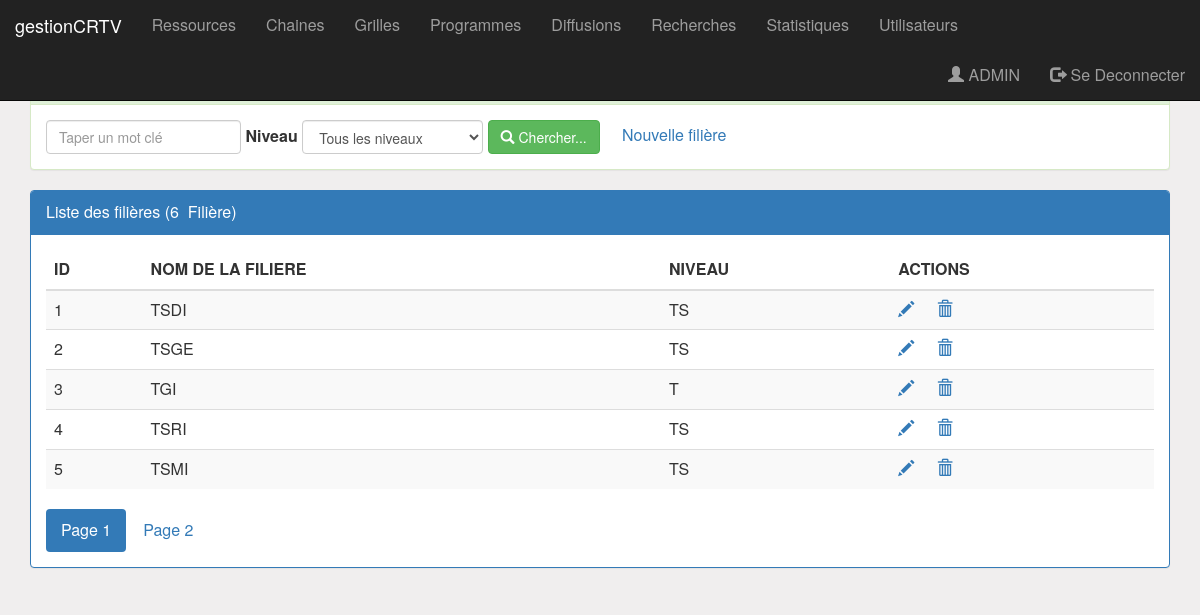
The app's page /pages/filieres.php (signed in) with its own data.
### tables this page shows
CREATE TABLE FILIERE (                    
	ID int(4) AUTO_INCREMENT PRIMARY KEY, 
	NOM_FILIERE VARCHAR(100) NOT NULL,    
	NIVEAU VARCHAR(100) NOT NULL);

### pages/filieres.php (the view, shortened to what this page needs)
<?php
	require_once('connexion.php');
	if(isset($_GET['motCle']))
		$mc=$_GET['motCle'];
	else
		$mc="";
	if(isset($_GET['NIVEAU']))
		$niveau=$_GET['NIVEAU'];
	else
		$niveau="all";
	if(isset($_GET['size']))
		$size=$_GET['size'];
	else
		$size=5;
	if(isset($_GET['page']))
		$page=$_GET['page'];
	else
		$page=1;
	$offset=($page-1)*$size;
	if($niveau=="all"){
		$resultat1 = $con->query("SELECT * FROM FILIERE
									WHERE  NOM_FILIERE like '%$mc%'
									ORDER BY ID
									LIMIT $size
									OFFSET $offset");
		$resultat2 = $con->query("select count(*) as nbrFiliere
									from FILIERE
									where NOM_FILIERE like '%$mc%'");
	}
	$nbr=$resultat2->fetch();
	$nbrF=$nbr['nbrFiliere'];
	$reste=$nbrF % $size;
	if($reste==0)
		$nbrPage=$nbrF/$size;
	else
		$nbrPage=floor($nbrF/$size)+1;
?>
<!DOCTYPE HTML>
<html>
	<head>
		<link rel="stylesheet" type="text/css" href="../css/bootstrap.css">
		<link rel="stylesheet" type="text/css" href="../css/monstyle.css">
	</head>
	<body>
		<?php include('entete.php');?>
		<div class="container">
			<div class="panel panel-success espace60">
				<div class="panel-heading">Rechercher des filières</div>
				<div class="panel-body">
					<form method="get" action="filieres.php" class="form-inline">
						<div class="form-group">
							<input type="text" name="motCle"
									placeholder="Taper un mot clé"
									id="motCle" class="form-control"
									value="<?php echo $mc; ?>"/>
							<label for="NIVEAU" class="control-label">Niveau</label>
							<select name="NIVEAU" id="NIVEAU" class="form-control"
									onChange="this.form.submit();">
								<option value="all" <?php echo $niveau=="all"?"selected":"" ?>>Tous les niveaux</option>
							</select>
							<button type="submit" class="btn btn-success">
								<i class="glyphicon glyphicon-search"></i>
								Chercher...
							</button>
							<?php if($_SESSION['utilisateur']['ROLE']=="ADMIN") {?>
								<a href="nouvelleFiliere.php">Nouvelle filière</a>
							<?php } ?>
						</div>
					</form>
				</div>
			</div>
			<div class="panel panel-primary ">
				<div class="panel-heading">Liste des filières (<?php echo $nbrF ?>&nbsp Filière) </div>
				<div class="panel-body">
					<table class="table table-striped">
						<thead>
							<tr>
								<th>ID</th>
								<th>NOM DE LA FILIERE</th>
								<th>NIVEAU</th>
								 <?php if($_SESSION['utilisateur']['ROLE']=="ADMIN") {?>
									<th>ACTIONS</th>
								<?php } ?>
							</tr>
						</thead>
						<tbody>
							<?php while($FILIERE=$resultat1->fetch()){?>
								<tr>
									<td><?php echo $FILIERE['ID'] ?></td>
									<td><?php echo $FILIERE['NOM_FILIERE'] ?></td>
									<td><?php echo $FILIERE['NIVEAU'] ?></td>
									<td>
										<?php if($_SESSION['utilisateur']['ROLE']=="ADMIN") {?>
											<a href="editerFiliere.php?ID=<?php echo $FILIERE['ID'] ?>">
												<span class="glyphicon glyphicon-pencil"></span>
											</a>
											<a Onclick="return confirm('Etes vous sur de vouloir supprimer la filière?')"
												href="supprimerFiliere.php?ID=<?php echo $FILIERE['ID'] ?>">
												<span class="glyphicon glyphicon-trash"></span>
											</a>
										<?php } ?>
									</td>
								</tr>
							<?php } ?>
						</tbody>
					</table>
					<div>
						<ul class="nav nav-pills">
							<?php for($i=1;$i<=$nbrPage;$i++){ ?>
								<li class="<?php if($i==$page) echo 'active' ?>">
									<a href="filieres.php?page=<?php echo $i ?>
										&motCle=<?php echo $mc ?>
										&NIVEAU=<?php echo $niveau ?>">
										Page <?php echo $i ?>
									</a>
								</li>
							<?php } ?>
						</ul>
					</div>
				</div>
			</div>
		</div>
	</body>
</html>

### css/monstyle.css (style rules this page uses)
.espace60 { margin-top: 60px; }
body { background-color: rgb(240, 238, 238); font-size: 16px; }
.form-control { position: relative; }

### records on screen
filiere: ID "1", NOM_FILIERE "TSDI", NIVEAU "TS"
filiere: ID "2", NOM_FILIERE "TSGE", NIVEAU "TS"
filiere: ID "3", NOM_FILIERE "TGI", NIVEAU "T"
filiere: ID "4", NOM_FILIERE "TSRI", NIVEAU "TS"
filiere: ID "5", NOM_FILIERE "TSMI", NIVEAU "TS"

### other values on screen
$_SESSION['utilisateur']['LOGIN'] "ADMIN"
$nbrF "6"
